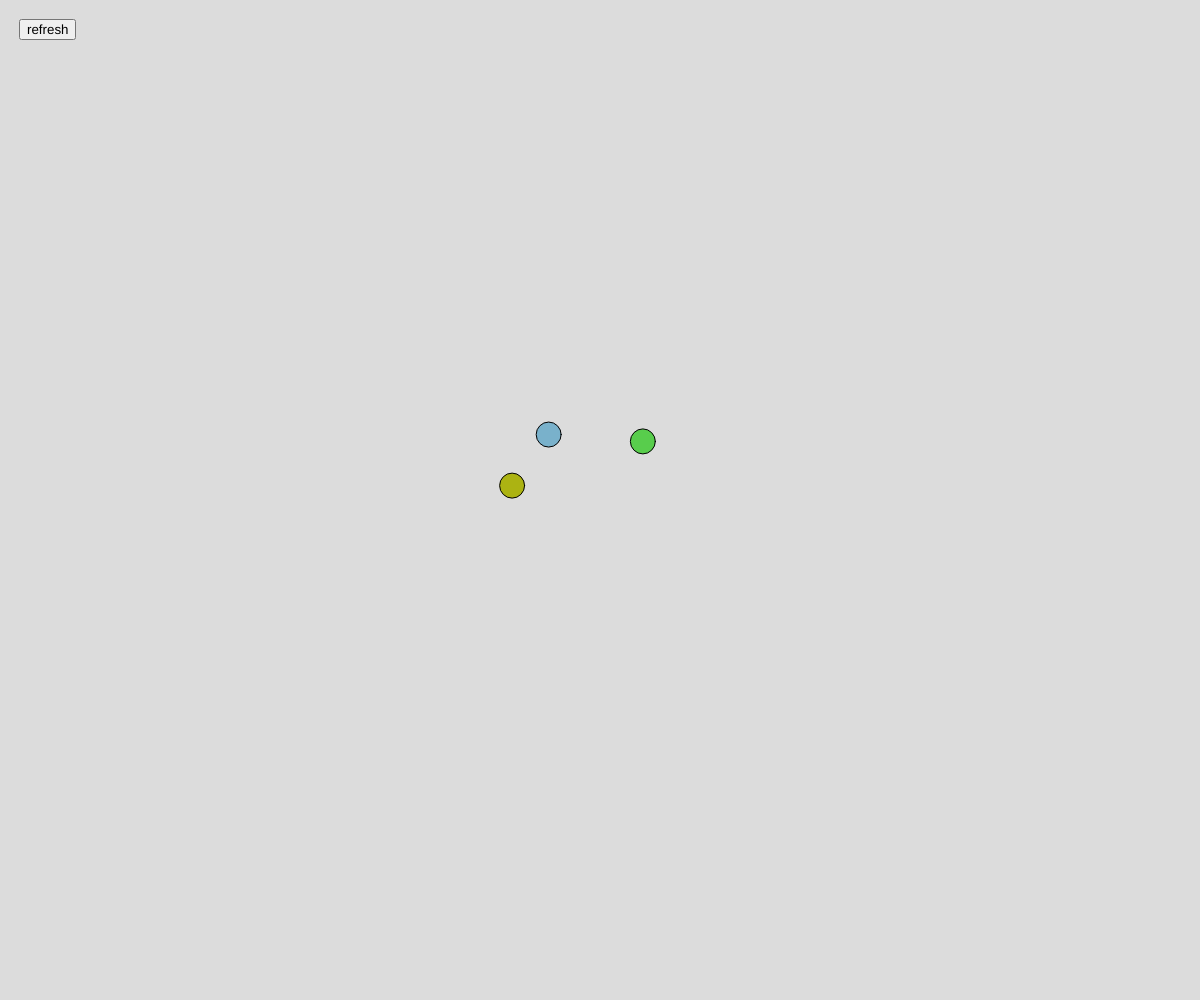
Frame 1 (no input)
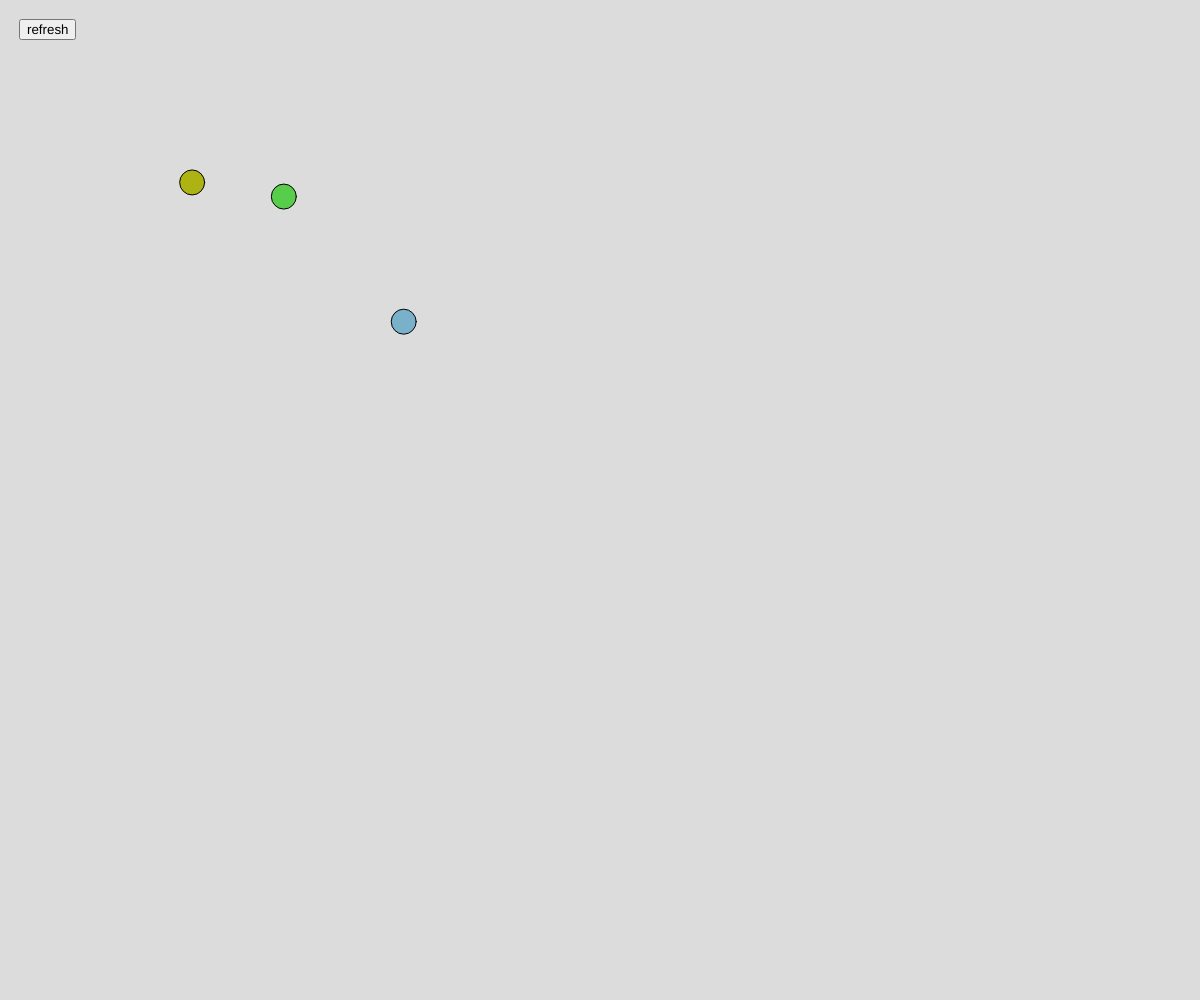
Frame 60 (no input)
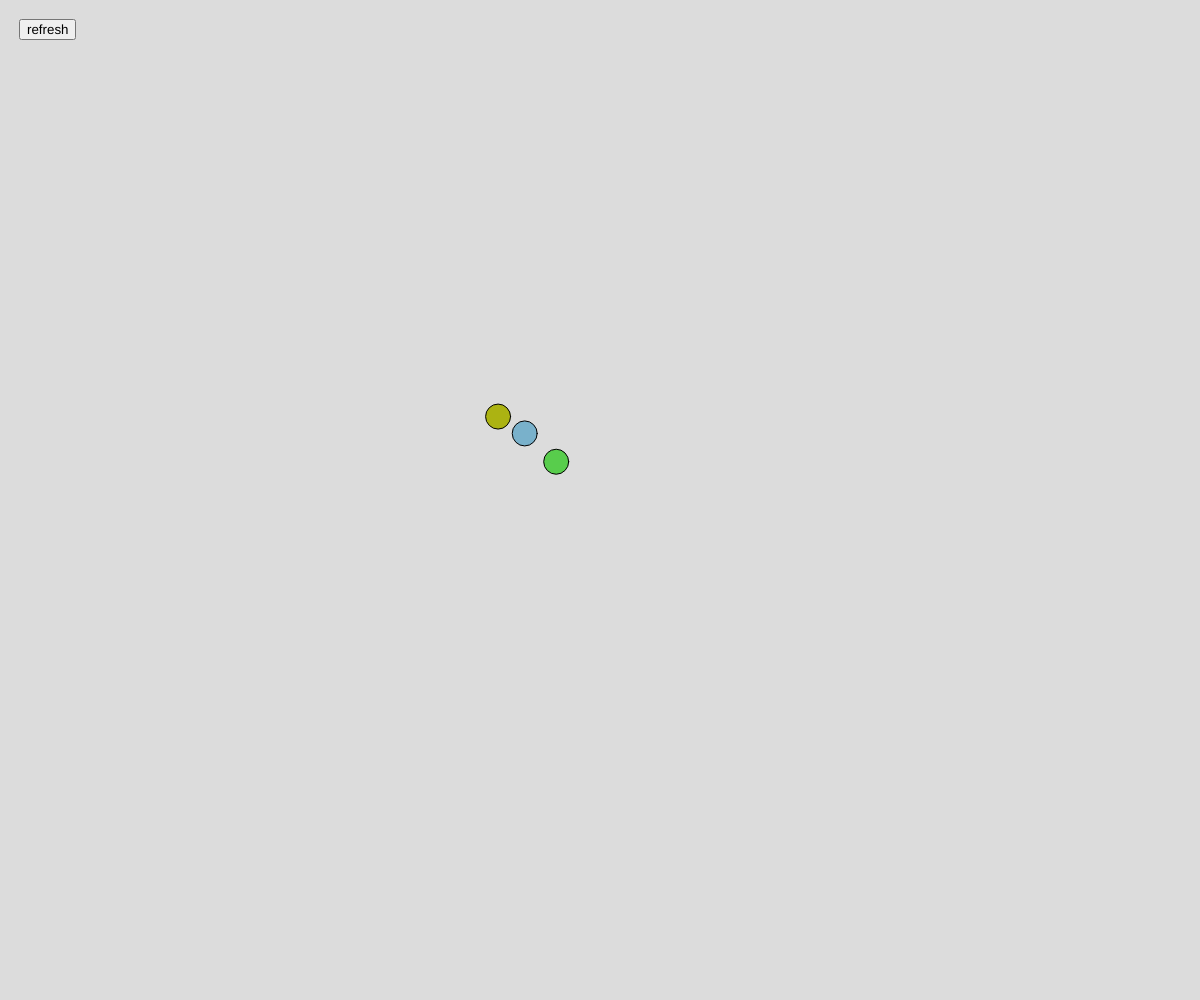
Frame 120 (the mouse pressed at the canvas centre since frame 60)

The p5.js sketch that drew these frames (run headless with seeded random() and noise() and a simulated clock; from frame 60 on, the mouse is pressed at the canvas centre):

// p5.js sketch
// ── sketch.js
class mouseOrb {
  constructor() {
    this.pos = createVector(windowWidth/2 + random(-100,100),
                        windowHeight/2 + random(-100, 100));
    this.vel = createVector(1, 1);
    this.acc = createVector(0, 0);
    this.offset = random(1, 10);
    this.col = color(random(255), random(255), random(255));
  }
  show() {
    fill(this.col);
    ellipse(this.pos.x, this.pos.y, 25);
  }
  
  update(x, y) {
    // Simple Physics
    this.acc = createVector(x, y);
    // To go towards the mouse pointer.
    this.acc.sub(this.pos);
    // So the orb doesn't pause at the cursor.
    this.acc.setMag(0.2*this.offset);
    this.vel.add(this.acc);
    this.vel.limit(this.offset);
    this.pos.add(this.vel);
  }
}

let orbs = [];
let refreshButton;

function setup() {
  createCanvas(windowWidth, windowHeight);
  // Instantiate.
  refresh();
  
  // Button stuff.
  refreshButton = createButton('refresh');
  refreshButton.position(19, 19);
  refreshButton.mousePressed(refresh);
}

function draw() {
  background(220);
  orbs.forEach(orb => {
    orb.show();
    orb.update(mouseX, mouseY);
  });
}

function refresh() {
  orbs.length = 0;
  for(let i = 0; i < 3; i++) {
    orbs.push(new mouseOrb(200, 200));
  }
}
